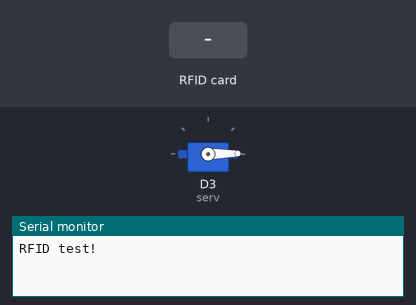
Bench run of a sketch on a simulated ESP8266 (NodeMCU). Parts: servo, the last lines printed to the serial monitor. The inputs (shaded band) are chosen by the test bench. WiFi joins after 1.5 s; servers stay silent unless stated.

Above: at 1.2 s.
1.3 s: RFID card 11 11 11 11 held to the reader
At 2.6 s:
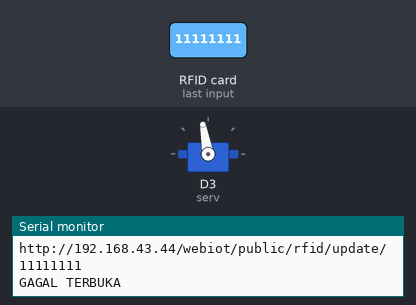
3.0 s: RFID card F3 FD 61 10 held to the reader
At 4.3 s:
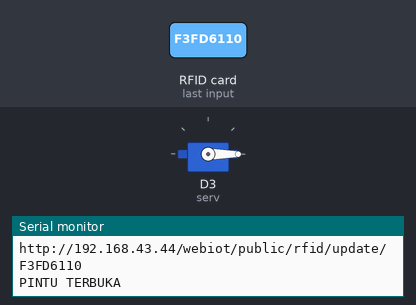
4.7 s: RFID card 5E 7A 19 C4 held to the reader
At 6.3 s:
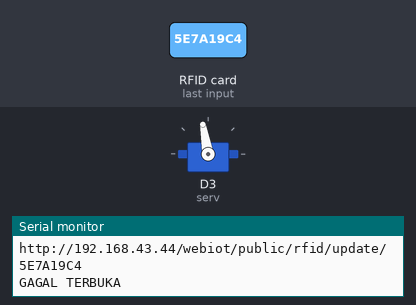
Timing chart, 0 to 7.8 s (numbered marks = the images above; inputs shaded):
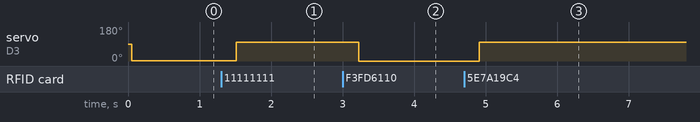

Measured:
- after the input at 1.3 s, servo on D3 (serv): 1° → 100° after 0.21 s
- after the input at 3.0 s, servo on D3 (serv): 100° → 0° after 0.22 s
- after the input at 4.7 s, servo on D3 (serv): 0° → 100° after 0.21 s

The sketch:

smarthome.ino
```cpp
#include <ESP8266WiFi.h>
#include <ESP8266HTTPClient.h>
#include <WiFiClient.h>
#include <SPI.h>
#include <MFRC522.h>
#include <Servo.h>
Servo myservo;

constexpr uint8_t RST_PIN = D1;
constexpr uint8_t SS_PIN = D2;
int serv = D3;
// const int TRIGPIN = D0;
// const int ECHOPIN = D4;
// int led1 = D8;
// long timer, jarak;

byte readCard[4];
String MasterTag = "F3FD6110";
String tagID = "";
String username = "Kelompok_3";

const char* ssid = "Tiana";
const char* pass = "11111111";
const uint16_t port = 80;
const char* host = "192.168.43.44";

String BASE_URL = "http://" + String(host) + "/webiot/public/rfid/update";
MFRC522 mfrc522(SS_PIN, RST_PIN);

void setup() {
  Serial.begin(115200);
  myservo.attach(serv);
  Serial.print(F("RFID test!"));
  WiFi.begin(ssid, pass);
  while (!Serial);
  SPI.begin();
  mfrc522.PCD_Init();
  myservo.write(HIGH);
  // pinMode(TRIGPIN, OUTPUT);
  // pinMode(ECHOPIN, INPUT);
  // pinMode(led1, OUTPUT);
}


boolean getUID(){
  if(!mfrc522.PICC_IsNewCardPresent()){
    return false;
  }

  if(!mfrc522.PICC_ReadCardSerial()){
    return false;
  }

  tagID = "";
  for (uint8_t i = 0; i < 4; i++) {
    tagID.concat(String(mfrc522.uid.uidByte[i], HEX));
  }
  tagID.toUpperCase();
  mfrc522.PICC_HaltA();
  return true;
}


void loop() {
  WiFiClient client;
  HTTPClient http;

  String url;
  while(getUID())
  {
    if ( tagID == MasterTag ){
      Serial.print("tag ID : ");
      Serial.println(username);
      url = BASE_URL + "/" + String(tagID);
      http.begin(client, url);
      int httpResponse = http.GET();
      Serial.println(url);
      Serial.println("PINTU TERBUKA");
      myservo.write(0);
    }
    else{
      Serial.print("tag ID : ");
      Serial.println(tagID);
      url = BASE_URL + "/" + String(tagID);
      http.begin(client, url);
      int httpResponse = http.GET();
      Serial.println(url);
      Serial.println("GAGAL TERBUKA");
      myservo.write(100);
    }
    // delay(500);
  }
}
```
